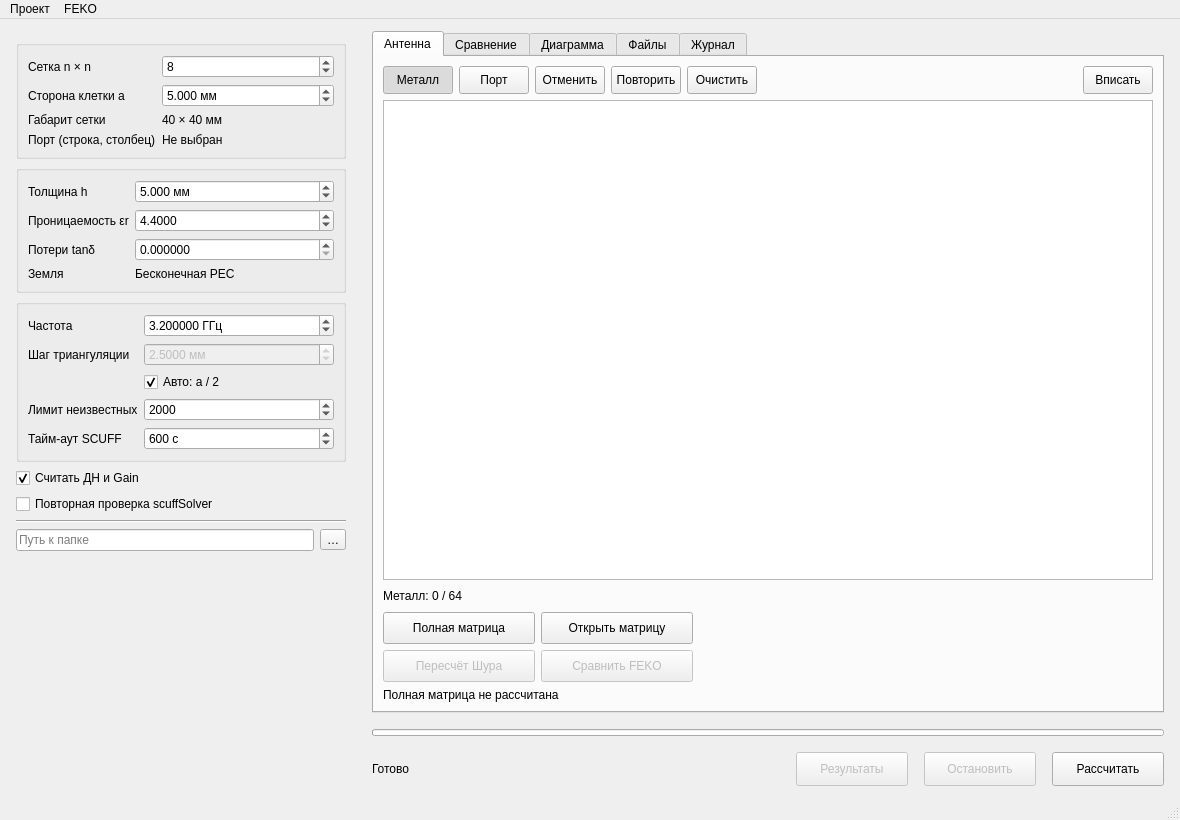
<?xml version="1.0" encoding="UTF-8"?>
<ui version="4.0">
  <class>AntennaWindow</class>
  <widget class="QMainWindow" name="AntennaWindow">
    <property name="geometry">
      <rect>
        <x>0</x>
        <y>0</y>
        <width>1180</width>
        <height>820</height>
      </rect>
    </property>
    <property name="minimumSize">
      <size>
        <width>860</width>
        <height>600</height>
      </size>
    </property>
    <property name="font">
      <font>
        <family>Segoe UI</family>
        <pointsize>9</pointsize>
      </font>
    </property>
    <property name="windowTitle">
      <string>SCUFF-EM | Плоская антенна</string>
    </property>
    <widget class="QWidget" name="centralwidget">
      <layout class="QHBoxLayout" name="mainLayout" stretch="0,1">
        <property name="spacing">
          <number>16</number>
        </property>
        <property name="leftMargin">
          <number>16</number>
        </property>
        <property name="topMargin">
          <number>12</number>
        </property>
        <property name="rightMargin">
          <number>16</number>
        </property>
        <property name="bottomMargin">
          <number>12</number>
        </property>
        <item>
          <widget class="QScrollArea" name="parametersScroll">
            <property name="minimumSize">
              <size>
                <width>340</width>
                <height>0</height>
              </size>
            </property>
            <property name="maximumSize">
              <size>
                <width>390</width>
                <height>16777215</height>
              </size>
            </property>
            <property name="frameShape">
              <enum>QFrame::NoFrame</enum>
            </property>
            <property name="widgetResizable">
              <bool>true</bool>
            </property>
            <widget class="QWidget" name="parametersPanel">
              <property name="geometry">
                <rect>
                  <x>0</x>
                  <y>0</y>
                  <width>340</width>
                  <height>748</height>
                </rect>
              </property>
              <layout class="QVBoxLayout" name="parametersLayout">
                <property name="leftMargin">
                  <number>0</number>
                </property>
                <property name="rightMargin">
                  <number>10</number>
                </property>
                <item>
                  <widget class="QGroupBox" name="groupBox_2">
                    <property name="title">
                      <string />
                    </property>
                    <layout class="QVBoxLayout" name="verticalLayout_2">
                      <item>
                        <layout class="QFormLayout" name="geometryForm">
                          <property name="fieldGrowthPolicy">
                            <enum>QFormLayout::AllNonFixedFieldsGrow</enum>
                          </property>
                          <item row="0" column="0">
                            <widget class="QLabel" name="nLabel">
                              <property name="text">
                                <string>Сетка n × n</string>
                              </property>
                              <property name="buddy">
                                <cstring>nSpin</cstring>
                              </property>
                            </widget>
                          </item>
                          <item row="0" column="1">
                            <widget class="QSpinBox" name="nSpin">
                              <property name="keyboardTracking">
                                <bool>false</bool>
                              </property>
                              <property name="minimum">
                                <number>1</number>
                              </property>
                              <property name="maximum">
                                <number>128</number>
                              </property>
                              <property name="value">
                                <number>8</number>
                              </property>
                            </widget>
                          </item>
                          <item row="1" column="0">
                            <widget class="QLabel" name="cellLabel">
                              <property name="text">
                                <string>Сторона клетки a</string>
                              </property>
                              <property name="buddy">
                                <cstring>cellSpin</cstring>
                              </property>
                            </widget>
                          </item>
                          <item row="1" column="1">
                            <widget class="QDoubleSpinBox" name="cellSpin">
                              <property name="suffix">
                                <string> мм</string>
                              </property>
                              <property name="decimals">
                                <number>3</number>
                              </property>
                              <property name="minimum">
                                <double>0.001000000000000</double>
                              </property>
                              <property name="maximum">
                                <double>100000.000000000000000</double>
                              </property>
                              <property name="value">
                                <double>5.000000000000000</double>
                              </property>
                            </widget>
                          </item>
                          <item row="2" column="0">
                            <widget class="QLabel" name="sizeLabel">
                              <property name="text">
                                <string>Габарит сетки</string>
                              </property>
                            </widget>
                          </item>
                          <item row="2" column="1">
                            <widget class="QLabel" name="extentLabel">
                              <property name="text">
                                <string>40 × 40 мм</string>
                              </property>
                            </widget>
                          </item>
                          <item row="3" column="0">
                            <widget class="QLabel" name="feedLabel">
                              <property name="text">
                                <string>Порт (строка, столбец)</string>
                              </property>
                            </widget>
                          </item>
                          <item row="3" column="1">
                            <widget class="QLabel" name="feedValue">
                              <property name="text">
                                <string>Не выбран</string>
                              </property>
                            </widget>
                          </item>
                        </layout>
                      </item>
                    </layout>
                  </widget>
                </item>
                <item>
                  <widget class="QGroupBox" name="groupBox">
                    <property name="title">
                      <string />
                    </property>
                    <layout class="QVBoxLayout" name="verticalLayout">
                      <item>
                        <layout class="QFormLayout" name="substrateForm">
                          <item row="0" column="0">
                            <widget class="QLabel" name="heightLabel">
                              <property name="text">
                                <string>Толщина h</string>
                              </property>
                              <property name="buddy">
                                <cstring>heightSpin</cstring>
                              </property>
                            </widget>
                          </item>
                          <item row="0" column="1">
                            <widget class="QDoubleSpinBox" name="heightSpin">
                              <property name="suffix">
                                <string> мм</string>
                              </property>
                              <property name="decimals">
                                <number>3</number>
                              </property>
                              <property name="minimum">
                                <double>0.001000000000000</double>
                              </property>
                              <property name="maximum">
                                <double>100000.000000000000000</double>
                              </property>
                              <property name="value">
                                <double>5.000000000000000</double>
                              </property>
                            </widget>
                          </item>
                          <item row="1" column="0">
                            <widget class="QLabel" name="epsilonLabel">
                              <property name="text">
                                <string>Проницаемость εr</string>
                              </property>
                              <property name="buddy">
                                <cstring>epsilonSpin</cstring>
                              </property>
                            </widget>
                          </item>
                          <item row="1" column="1">
                            <widget class="QDoubleSpinBox" name="epsilonSpin">
                              <property name="decimals">
                                <number>4</number>
                              </property>
                              <property name="minimum">
                                <double>0.000100000000000</double>
                              </property>
                              <property name="maximum">
                                <double>10000.000000000000000</double>
                              </property>
                              <property name="value">
                                <double>4.400000000000000</double>
                              </property>
                            </widget>
                          </item>
                          <item row="2" column="0">
                            <widget class="QLabel" name="lossLabel">
                              <property name="text">
                                <string>Потери tanδ</string>
                              </property>
                              <property name="buddy">
                                <cstring>lossSpin</cstring>
                              </property>
                            </widget>
                          </item>
                          <item row="2" column="1">
                            <widget class="QDoubleSpinBox" name="lossSpin">
                              <property name="decimals">
                                <number>6</number>
                              </property>
                              <property name="maximum">
                                <double>100.000000000000000</double>
                              </property>
                              <property name="singleStep">
                                <double>0.001000000000000</double>
                              </property>
                            </widget>
                          </item>
                          <item row="3" column="0">
                            <widget class="QLabel" name="groundLabel">
                              <property name="text">
                                <string>Земля</string>
                              </property>
                            </widget>
                          </item>
                          <item row="3" column="1">
                            <widget class="QLabel" name="groundValue">
                              <property name="text">
                                <string>Бесконечная PEC</string>
                              </property>
                            </widget>
                          </item>
                        </layout>
                      </item>
                    </layout>
                  </widget>
                </item>
                <item>
                  <widget class="QGroupBox" name="groupBox_3">
                    <property name="title">
                      <string />
                    </property>
                    <layout class="QVBoxLayout" name="verticalLayout_3">
                      <item>
                        <layout class="QFormLayout" name="solverForm">
                          <item row="0" column="0">
                            <widget class="QLabel" name="frequencyLabel">
                              <property name="text">
                                <string>Частота</string>
                              </property>
                              <property name="buddy">
                                <cstring>frequencySpin</cstring>
                              </property>
                            </widget>
                          </item>
                          <item row="0" column="1">
                            <widget class="QDoubleSpinBox" name="frequencySpin">
                              <property name="suffix">
                                <string> ГГц</string>
                              </property>
                              <property name="decimals">
                                <number>6</number>
                              </property>
                              <property name="minimum">
                                <double>0.000001000000000</double>
                              </property>
                              <property name="maximum">
                                <double>10000.000000000000000</double>
                              </property>
                              <property name="value">
                                <double>3.200000000000000</double>
                              </property>
                            </widget>
                          </item>
                          <item row="1" column="0">
                            <widget class="QLabel" name="meshLabel">
                              <property name="text">
                                <string>Шаг триангуляции</string>
                              </property>
                              <property name="buddy">
                                <cstring>meshSpin</cstring>
                              </property>
                            </widget>
                          </item>
                          <item row="1" column="1">
                            <widget class="QDoubleSpinBox" name="meshSpin">
                              <property name="enabled">
                                <bool>false</bool>
                              </property>
                              <property name="suffix">
                                <string> мм</string>
                              </property>
                              <property name="decimals">
                                <number>4</number>
                              </property>
                              <property name="minimum">
                                <double>0.000100000000000</double>
                              </property>
                              <property name="maximum">
                                <double>100000.000000000000000</double>
                              </property>
                              <property name="value">
                                <double>2.500000000000000</double>
                              </property>
                            </widget>
                          </item>
                          <item row="2" column="1">
                            <widget class="QCheckBox" name="autoMeshCheck">
                              <property name="text">
                                <string>Авто: a / 2</string>
                              </property>
                              <property name="checked">
                                <bool>true</bool>
                              </property>
                            </widget>
                          </item>
                          <item row="3" column="0">
                            <widget class="QLabel" name="limitLabel">
                              <property name="text">
                                <string>Лимит неизвестных</string>
                              </property>
                              <property name="buddy">
                                <cstring>limitSpin</cstring>
                              </property>
                            </widget>
                          </item>
                          <item row="3" column="1">
                            <widget class="QSpinBox" name="limitSpin">
                              <property name="minimum">
                                <number>1</number>
                              </property>
                              <property name="maximum">
                                <number>100000</number>
                              </property>
                              <property name="value">
                                <number>2000</number>
                              </property>
                            </widget>
                          </item>
                          <item row="4" column="0">
                            <widget class="QLabel" name="timeoutLabel">
                              <property name="text">
                                <string>Тайм-аут SCUFF</string>
                              </property>
                              <property name="buddy">
                                <cstring>timeoutSpin</cstring>
                              </property>
                            </widget>
                          </item>
                          <item row="4" column="1">
                            <widget class="QSpinBox" name="timeoutSpin">
                              <property name="suffix">
                                <string> с</string>
                              </property>
                              <property name="minimum">
                                <number>1</number>
                              </property>
                              <property name="maximum">
                                <number>86400</number>
                              </property>
                              <property name="value">
                                <number>600</number>
                              </property>
                            </widget>
                          </item>
                        </layout>
                      </item>
                    </layout>
                  </widget>
                </item>
                <item>
                  <widget class="QCheckBox" name="patternCheck">
                    <property name="text">
              <string>Считать ДН и Gain</string>
                    </property>
                    <property name="checked">
                      <bool>true</bool>
                    </property>
                  </widget>
                </item>
                <item>
                  <widget class="QCheckBox" name="referenceCheck">
                    <property name="text">
                      <string>Повторная проверка scuffSolver</string>
                    </property>
                  </widget>
                </item>
                <item>
                  <widget class="Line" name="line3">
                    <property name="orientation">
                      <enum>Qt::Horizontal</enum>
                    </property>
                  </widget>
                </item>
                <item>
                  <layout class="QHBoxLayout" name="outputLayout">
                    <item>
                      <widget class="QLineEdit" name="outputEdit">
                        <property name="placeholderText">
                          <string>Путь к папке</string>
                        </property>
                      </widget>
                    </item>
                    <item>
                      <widget class="QToolButton" name="browseButton">
                        <property name="text">
                          <string>…</string>
                        </property>
                      </widget>
                    </item>
                  </layout>
                </item>
                <item>
                  <spacer name="leftSpacer">
                    <property name="orientation">
                      <enum>Qt::Vertical</enum>
                    </property>
                    <property name="sizeHint" stdset="0">
                      <size>
                        <width>20</width>
                        <height>10</height>
                      </size>
                    </property>
                  </spacer>
                </item>
              </layout>
            </widget>
          </widget>
        </item>
        <item>
          <layout class="QVBoxLayout" name="workspaceLayout" stretch="1,0,0">
            <item>
              <widget class="QTabWidget" name="resultsTabs">
                <widget class="QWidget" name="antennaTab">
                  <attribute name="title">
                    <string>Антенна</string>
                  </attribute>
                  <layout class="QVBoxLayout" name="antennaLayout">
                    <item>
                      <layout class="QHBoxLayout" name="gridToolbar">
                        <item>
                    <widget class="QToolButton" name="metalButton">
                      <property name="minimumSize"><size><width>70</width><height>28</height></size></property>
                      <property name="maximumSize"><size><width>70</width><height>28</height></size></property>
                            <property name="text">
                              <string>Металл</string>
                            </property>
                            <property name="checkable">
                              <bool>true</bool>
                            </property>
                            <property name="checked">
                              <bool>true</bool>
                            </property>
                            <property name="toolButtonStyle">
                              <enum>Qt::ToolButtonTextBesideIcon</enum>
                            </property>
                          </widget>
                        </item>
                        <item>
                    <widget class="QToolButton" name="feedButton">
                      <property name="minimumSize"><size><width>70</width><height>28</height></size></property>
                      <property name="maximumSize"><size><width>70</width><height>28</height></size></property>
                            <property name="text">
                              <string>Порт</string>
                            </property>
                            <property name="checkable">
                              <bool>true</bool>
                            </property>
                            <property name="toolButtonStyle">
                              <enum>Qt::ToolButtonTextBesideIcon</enum>
                            </property>
                          </widget>
                        </item>
                        <item>
                    <widget class="QToolButton" name="undoButton">
                      <property name="minimumSize"><size><width>70</width><height>28</height></size></property>
                      <property name="maximumSize"><size><width>70</width><height>28</height></size></property>
                            <property name="text">
                              <string>Отменить</string>
                            </property>
                          </widget>
                        </item>
                        <item>
                    <widget class="QToolButton" name="redoButton">
                      <property name="minimumSize"><size><width>70</width><height>28</height></size></property>
                      <property name="maximumSize"><size><width>70</width><height>28</height></size></property>
                            <property name="text">
                              <string>Повторить</string>
                            </property>
                          </widget>
                        </item>
                        <item>
                    <widget class="QToolButton" name="clearButton">
                      <property name="minimumSize"><size><width>70</width><height>28</height></size></property>
                      <property name="maximumSize"><size><width>70</width><height>28</height></size></property>
                            <property name="text">
                              <string>Очистить</string>
                            </property>
                          </widget>
                        </item>
                        <item>
                          <spacer name="toolbarSpacer">
                            <property name="orientation">
                              <enum>Qt::Horizontal</enum>
                            </property>
                            <property name="sizeHint" stdset="0">
                              <size>
                                <width>20</width>
                                <height>20</height>
                              </size>
                            </property>
                          </spacer>
                        </item>
                        <item>
                    <widget class="QToolButton" name="fitButton">
                      <property name="minimumSize"><size><width>70</width><height>28</height></size></property>
                      <property name="maximumSize"><size><width>70</width><height>28</height></size></property>
                            <property name="text">
                              <string>Вписать</string>
                            </property>
                          </widget>
                        </item>
                      </layout>
                    </item>
                    <item>
                      <widget class="QGraphicsView" name="gridView">
                        <property name="minimumSize">
                          <size>
                            <width>400</width>
                            <height>260</height>
                          </size>
                        </property>
                      </widget>
                    </item>
                    <item>
                      <layout class="QHBoxLayout" name="gridStatusLayout">
                        <item>
                          <widget class="QLabel" name="metalCountLabel">
                            <property name="text">
                              <string>Металл: 0 / 64</string>
                            </property>
                          </widget>
                        </item>
                        <item>
                          <spacer name="gridStatusSpacer">
                            <property name="orientation">
                              <enum>Qt::Horizontal</enum>
                            </property>
                            <property name="sizeHint" stdset="0">
                              <size>
                                <width>20</width>
                                <height>20</height>
                              </size>
                            </property>
                          </spacer>
                        </item>
                      </layout>
                    </item>
                    <item>
                      <layout class="QGridLayout" name="topologyLayout">
                        <item row="0" column="0">
                          <widget class="QPushButton" name="fullMatrixButton">
                            <property name="minimumSize"><size><width>152</width><height>32</height></size></property>
                            <property name="maximumSize"><size><width>152</width><height>32</height></size></property>
                            <property name="text"><string>Полная матрица</string></property>
                          </widget>
                        </item>
                        <item row="0" column="1">
                          <widget class="QPushButton" name="openMatrixButton">
                            <property name="minimumSize"><size><width>152</width><height>32</height></size></property>
                            <property name="maximumSize"><size><width>152</width><height>32</height></size></property>
                            <property name="text"><string>Открыть матрицу</string></property>
                          </widget>
                        </item>
                        <item row="1" column="0">
                          <widget class="QPushButton" name="schurButton">
                            <property name="minimumSize"><size><width>152</width><height>32</height></size></property>
                            <property name="maximumSize"><size><width>152</width><height>32</height></size></property>
                            <property name="text"><string>Пересчёт Шура</string></property>
                            <property name="enabled"><bool>false</bool></property>
                          </widget>
                        </item>
                        <item row="1" column="1">
                          <widget class="QPushButton" name="topologyFekoButton">
                            <property name="minimumSize"><size><width>152</width><height>32</height></size></property>
                            <property name="maximumSize"><size><width>152</width><height>32</height></size></property>
                            <property name="text"><string>Сравнить FEKO</string></property>
                            <property name="enabled"><bool>false</bool></property>
                          </widget>
                        </item>
                        <item row="0" column="2" rowspan="2">
                          <spacer name="topologySpacer">
                            <property name="orientation"><enum>Qt::Horizontal</enum></property>
                            <property name="sizeHint" stdset="0"><size><width>0</width><height>0</height></size></property>
                          </spacer>
                        </item>
                      </layout>
                    </item>
                    <item>
                      <widget class="QLabel" name="topologyState">
                        <property name="text"><string>Полная матрица не рассчитана</string></property>
                        <property name="wordWrap"><bool>true</bool></property>
                      </widget>
                    </item>
                  </layout>
                </widget>
                <widget class="QWidget" name="comparisonTab">
                  <attribute name="title">
                    <string>Сравнение</string>
                  </attribute>
                  <layout class="QVBoxLayout" name="comparisonLayout">
                    <item>
                      <layout class="QHBoxLayout" name="comparisonToolbar">
                        <item>
                          <widget class="QLabel" name="comparisonFrequencyLabel">
                            <property name="text">
                              <string>Частота</string>
                            </property>
                          </widget>
                        </item>
                        <item>
                          <widget class="QComboBox" name="comparisonFrequency">
                            <property name="minimumSize">
                              <size>
                                <width>130</width>
                                <height>28</height>
                              </size>
                            </property>
                          </widget>
                        </item>
                        <item>
                          <widget class="QLabel" name="comparisonState">
                            <property name="text">
                              <string />
                            </property>
                          </widget>
                        </item>
                        <item>
                          <spacer name="comparisonSpacer">
                            <property name="orientation">
                              <enum>Qt::Horizontal</enum>
                            </property>
                            <property name="sizeHint" stdset="0">
                              <size>
                                <width>20</width>
                                <height>20</height>
                              </size>
                            </property>
                          </spacer>
                        </item>
                      </layout>
                    </item>
                    <item>
                      <widget class="QTableWidget" name="comparisonTable">
                        <property name="editTriggers">
                          <set>QAbstractItemView::NoEditTriggers</set>
                        </property>
                        <property name="selectionBehavior">
                          <enum>QAbstractItemView::SelectRows</enum>
                        </property>
                        <property name="alternatingRowColors">
                          <bool>true</bool>
                        </property>
                        <property name="wordWrap">
                          <bool>true</bool>
                        </property>
                      </widget>
                    </item>
                  </layout>
                </widget>
                <widget class="QWidget" name="patternTab">
                  <attribute name="title">
                    <string>Диаграмма</string>
                  </attribute>
              <layout class="QVBoxLayout" name="patternLayout" stretch="0,1,0">
                    <item>
                      <layout class="QHBoxLayout" name="patternToolbar">
                        <item>
                          <widget class="QComboBox" name="patternFrequency">
                            <property name="minimumSize">
                              <size>
                                <width>120</width>
                                <height>28</height>
                              </size>
                            </property>
                          </widget>
                        </item>
                        <item>
                          <widget class="QCheckBox" name="showAntennaCheck">
                            <property name="text">
                              <string>Антенна</string>
                            </property>
                            <property name="checked">
                              <bool>true</bool>
                            </property>
                          </widget>
                        </item>
                        <item>
                          <widget class="QCheckBox" name="showPatternCheck">
                            <property name="text">
                              <string>ДН</string>
                            </property>
                            <property name="checked">
                              <bool>true</bool>
                            </property>
                          </widget>
                        </item>
                        <item>
                          <widget class="QComboBox" name="patternScale">
                            <item>
                              <property name="text">
                                <string>G / Gmax</string>
                              </property>
                            </item>
                            <item>
                              <property name="text">
                                <string>дБ, −40…0</string>
                              </property>
                            </item>
                          </widget>
                        </item>
                        <item>
                          <spacer name="patternSpacer">
                            <property name="orientation">
                              <enum>Qt::Horizontal</enum>
                            </property>
                            <property name="sizeHint" stdset="0">
                              <size>
                                <width>1</width>
                                <height>20</height>
                              </size>
                            </property>
                          </spacer>
                        </item>
                        <item>
                    <widget class="QPushButton" name="resetViewButton">
                      <property name="minimumSize"><size><width>70</width><height>28</height></size></property>
                      <property name="maximumSize"><size><width>70</width><height>28</height></size></property>
                            <property name="text">
                              <string>Вписать</string>
                            </property>
                          </widget>
                        </item>
                      </layout>
                    </item>
                    <item>
                      <widget class="QWidget" name="patternHost">
                        <layout class="QVBoxLayout" name="patternHostLayout">
                          <property name="leftMargin">
                            <number>0</number>
                          </property>
                          <property name="topMargin">
                            <number>0</number>
                          </property>
                          <property name="rightMargin">
                            <number>0</number>
                          </property>
                          <property name="bottomMargin">
                            <number>0</number>
                          </property>
                        </layout>
                      </widget>
                    </item>
                    <item>
                      <widget class="QLabel" name="patternState">
                        <property name="text">
                          <string />
                        </property>
                        <property name="wordWrap">
                          <bool>true</bool>
                        </property>
                      </widget>
                    </item>
                  </layout>
                </widget>
                <widget class="QWidget" name="resultTab">
                  <attribute name="title">
                    <string>Файлы</string>
                  </attribute>
                  <layout class="QVBoxLayout" name="resultLayout">
                    <item>
                      <widget class="QPlainTextEdit" name="resultText">
                        <property name="frameShape">
                          <enum>QFrame::NoFrame</enum>
                        </property>
                        <property name="readOnly">
                          <bool>true</bool>
                        </property>
                        <property name="plainText">
                          <string>Расчёт не запускался.</string>
                        </property>
                      </widget>
                    </item>
                  </layout>
                </widget>
                <widget class="QWidget" name="logTab">
                  <attribute name="title">
                    <string>Журнал</string>
                  </attribute>
                  <layout class="QVBoxLayout" name="logLayout">
                    <item>
                      <widget class="QPlainTextEdit" name="logText">
                        <property name="frameShape">
                          <enum>QFrame::NoFrame</enum>
                        </property>
                        <property name="readOnly">
                          <bool>true</bool>
                        </property>
                      </widget>
                    </item>
                  </layout>
                </widget>
              </widget>
            </item>
            <item>
              <widget class="QProgressBar" name="progressBar">
                <property name="maximumSize">
                  <size>
                    <width>16777215</width>
                    <height>7</height>
                  </size>
                </property>
                <property name="value">
                  <number>0</number>
                </property>
                <property name="textVisible">
                  <bool>false</bool>
                </property>
              </widget>
            </item>
            <item>
              <layout class="QHBoxLayout" name="runLayout">
                <item>
                  <widget class="QLabel" name="runStatus">
                    <property name="text">
                      <string>Готово</string>
                    </property>
                    <property name="wordWrap">
                      <bool>true</bool>
                    </property>
                  </widget>
                </item>
                <item>
                  <spacer name="runSpacer">
                    <property name="orientation">
                      <enum>Qt::Horizontal</enum>
                    </property>
                    <property name="sizeHint" stdset="0">
                      <size>
                        <width>20</width>
                        <height>20</height>
                      </size>
                    </property>
                  </spacer>
                </item>
                <item>
                  <widget class="QPushButton" name="openResultButton">
                    <property name="enabled">
                      <bool>false</bool>
                    </property>
                    <property name="minimumSize">
                      <size>
                        <width>112</width>
                        <height>34</height>
                      </size>
                    </property>
                    <property name="maximumSize">
                      <size>
                        <width>112</width>
                        <height>34</height>
                      </size>
                    </property>
                    <property name="text">
                      <string>Результаты</string>
                    </property>
                  </widget>
                </item>
                <item>
                  <widget class="QPushButton" name="cancelButton">
                    <property name="minimumSize">
                      <size>
                        <width>112</width>
                        <height>34</height>
                      </size>
                    </property>
                    <property name="maximumSize">
                      <size>
                        <width>112</width>
                        <height>34</height>
                      </size>
                    </property>
                    <property name="enabled">
                      <bool>false</bool>
                    </property>
                    <property name="text">
                      <string>Остановить</string>
                    </property>
                  </widget>
                </item>
                <item>
                  <widget class="QPushButton" name="runButton">
                    <property name="minimumSize">
                      <size>
                        <width>112</width>
                        <height>34</height>
                      </size>
                    </property>
                    <property name="text">
                      <string>Рассчитать</string>
                    </property>
                    <property name="maximumSize">
                      <size>
                        <width>112</width>
                        <height>34</height>
                      </size>
                    </property>
                  </widget>
                </item>
              </layout>
            </item>
          </layout>
        </item>
      </layout>
    </widget>
    <widget class="QMenuBar" name="menubar">
      <property name="geometry">
        <rect>
          <x>0</x>
          <y>0</y>
          <width>1180</width>
          <height>24</height>
        </rect>
      </property>
      <widget class="QMenu" name="fileMenu">
        <property name="title">
          <string>Проект</string>
        </property>
        <addaction name="actionNew" />
      <addaction name="actionOpen" />
      <addaction name="actionOpenRun" />
        <addaction name="actionSave" />
        <addaction name="actionSaveAs" />
        <addaction name="separator" />
        <addaction name="actionImportMask" />
        <addaction name="actionExportMask" />
      </widget>
      <addaction name="fileMenu" />
      <widget class="QMenu" name="fekoMenu">
        <property name="title">
          <string>FEKO</string>
        </property>
        <addaction name="actionFekoSettings" />
        <addaction name="actionFekoOnly" />
      </widget>
      <addaction name="fekoMenu" />
    </widget>
    <widget class="QStatusBar" name="statusbar" />
    <action name="actionNew">
      <property name="text">
        <string>Новый</string>
      </property>
      <property name="shortcut">
        <string>Ctrl+N</string>
      </property>
    </action>
    <action name="actionOpen">
      <property name="text">
        <string>Открыть…</string>
      </property>
      <property name="shortcut">
        <string>Ctrl+O</string>
      </property>
    </action>
    <action name="actionSave">
      <property name="text">
        <string>Сохранить</string>
      </property>
      <property name="shortcut">
        <string>Ctrl+S</string>
      </property>
    </action>
    <action name="actionSaveAs">
      <property name="text">
        <string>Сохранить как…</string>
      </property>
      <property name="shortcut">
        <string>Ctrl+Shift+S</string>
      </property>
    </action>
    <action name="actionImportMask">
      <property name="text">
        <string>Импорт матрицы клеток…</string>
      </property>
    </action>
    <action name="actionExportMask">
      <property name="text">
        <string>Экспорт матрицы клеток…</string>
      </property>
    </action>
    <action name="actionFekoSettings">
      <property name="text">
        <string>Параметры…</string>
      </property>
    </action>
    <action name="actionOpenRun">
      <property name="text"><string>Открыть расчёт…</string></property>
    </action>
    <action name="actionFekoOnly">
      <property name="text">
        <string>Только FEKO</string>
      </property>
    </action>
  </widget>
  <resources />
  <connections />
</ui>
